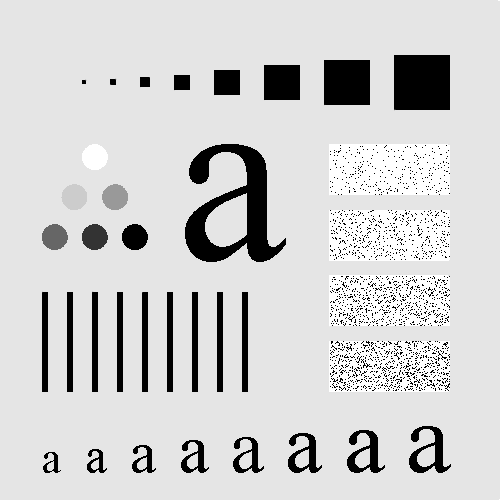
#> input picture HW3/test_pattern_blurring.tif, 500 x 500 px, found by its file name
$ python F_smoothen_sep.py
#> lines starting #> are read from the running program, lines starting #| are printed output that depends on the picture
### HW3/imgconvolution.py
import numpy as np

# [40 lines left out: function convol, not called in this run]


def convol_full(img, kernel):
    """
    Convolves a 2D image with a kernel using the full convolution method.

    Parameters:
        - img: the image to be convolved, a 2D numpy array
        - kernel: the kernel to convolve the image with

    Returns:
        - the convolved image numpy array with float values and padded zeros
    """
    if img.ndim != 2:
        raise ValueError('The image must be a 2D numpy array.')
    h, w = img.shape

    # Ensure the kernel is 2D
    if kernel.ndim == 1:
        kernel = kernel.reshape((1, -1))

    k_h, k_w = kernel.shape
    convol_img = np.zeros((h+k_h-1, w+k_w-1))
    rot_k = np.rot90(np.rot90(kernel))  # rotate the kernel 180 degrees

    # pad the image with zeros
    pad_h = k_h - 1
    pad_w = k_w - 1
    pad_img = np.zeros((h + 2 * pad_h, w + 2 * pad_w))
    pad_img[pad_h:pad_h + h, pad_w:pad_w + w] = img

    # convolve the image
    for i in range(h+k_h-1):
        for j in range(w+k_w-1):
            value = np.sum(pad_img[i:i + k_h, j:j + k_w] * rot_k)
            if value > 255:
                value = 255
            elif value < 0:
                value = 0
            convol_img[i,j] = value

    return convol_img

### HW3/F_smoothen_sep.py
from PIL import Image
import numpy as np
import imgconvolution as ic

def smooth_box(img, size):
    """
    Smooths an image using a box filter of size size * size.

    Parameters:
        - img: the image to be smoothed, a 2D numpy array
        - size: the size of the box filter, an odd integer

    Returns:
        - img_smoothed: the smoothed image
    """
    # kernel = np.ones((size, size)) / (size * size)
    # img_smoothed = ic.convol(img, kernel)

    h, w = img.shape
    pad_size = int((size - 1)/2)
    ker = np.ones((1, size))/size
    img_smoothed = ic.convol_full(img, ker)
    img_smoothed = ic.convol_full(img_smoothed, ker.T)[pad_size:pad_size + h, pad_size:pad_size + w]

    return img_smoothed


def smooth_gauss(img, sigma):
    """
    Smooths an image using a Gaussian filter with standard deviation sigma.

    Parameters:
        - img: the image to be smoothed
        - sigma: the standard deviation of the Gaussian filter

    Returns:
        - img_smoothed: the smoothed image
    """
    size = int(6 * sigma) + 1
    if size % 2 == 0:  # Ensure the size is odd
        size += 1

    h, w = img.shape
    pad_size = size//2
    # generate a 1D Gaussian kernel.
    x = np.arange(-pad_size, pad_size + 1)
    ker = np.exp(-0.5 * (x / sigma) ** 2)
    ker = ker / np.sum(ker)
    # ker = np.outer(ker, ker)
    # img_smoothed = ic.convol(img, ker)

    img_smoothed = ic.convol_full(img, ker)
    img_smoothed = ic.convol_full(img_smoothed, ker.T)
    img_smoothed = img_smoothed[pad_size:pad_size + h, pad_size:pad_size + w]

    return img_smoothed


# test
img_path = './HW3/test_pattern_blurring.tif'
# img_path = './HW3/ckt_board.tif'
img = np.array(Image.open(img_path).convert('L'))
#> img is the input picture: shape (500, 500); min 0, max 255, mean 207.4
# new_img = Image.fromarray(smooth_box(img, 3).astype('uint8'))
# img_smoothed = smooth_box(img, 7)

# convert the image to uint8
img_smoothed = smooth_gauss(img, 7)
#> in convol_full, `pad_img[pad_h:pad_h + h, pad_w:pad_w + w] = img`:
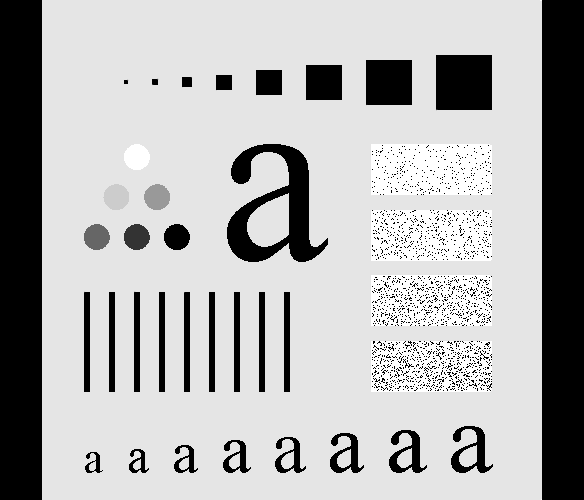
#> pad_img: shape (500, 584) float64; min 0, max 255, mean 177.5
#> after the loop in convol_full, `for i in range(h+k_h-1):`:
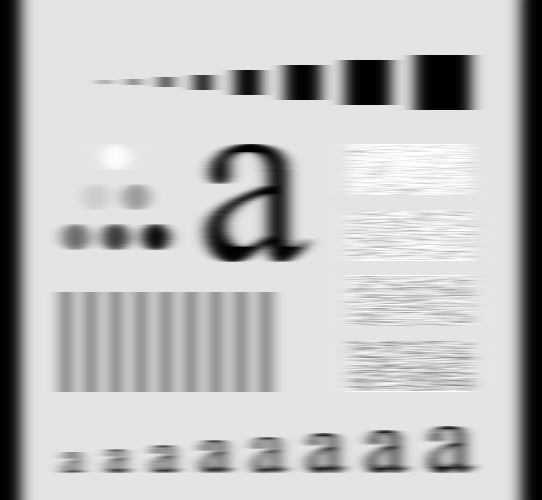
#> convol_img: shape (500, 542) float64; min 0, max 255, mean 191.3
#> in convol_full (call 2), `pad_img[pad_h:pad_h + h, pad_w:pad_w + w] = img`:
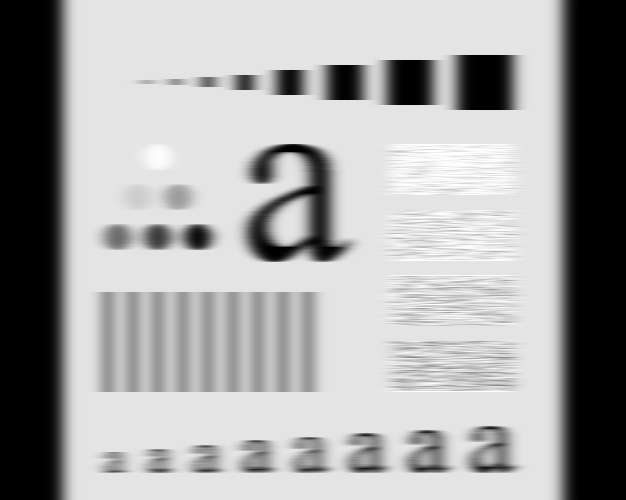
#> pad_img: shape (500, 626) float64; min 0, max 255, mean 165.6
#> after the loop in convol_full (call 2), `for i in range(h+k_h-1):`:
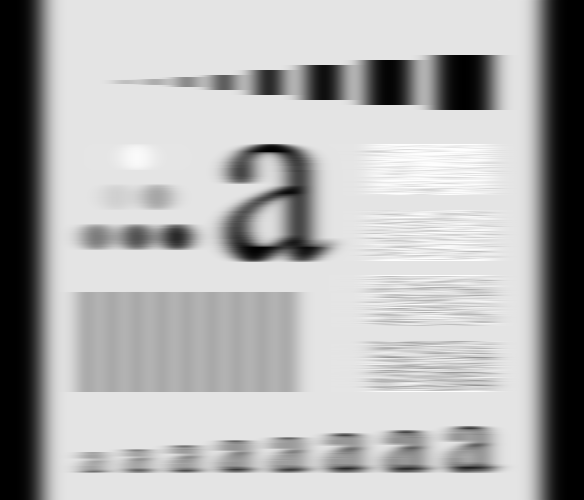
#> convol_img: shape (500, 584) float64; min 9.22e-05, max 255, mean 177.5
#> in smooth_gauss, `img_smoothed = img_smoothed[pad_size:pad_size + h, pad_size:pad_size +..`:
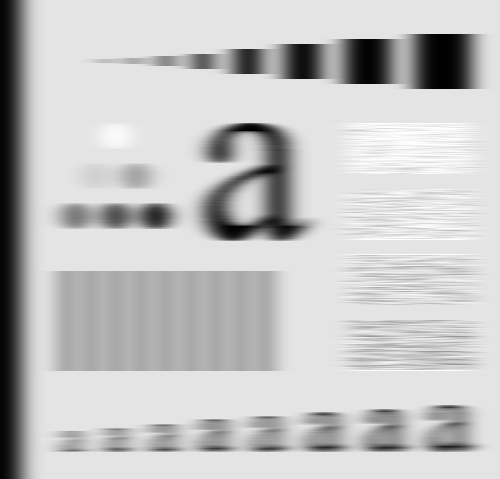
#> img_smoothed: shape (479, 500) float64; min 0.679, max 255, mean 196.8
img_smoothed = np.clip(img_smoothed, 0, 255)
new_img = Image.fromarray(img_smoothed.astype('uint8'))

new_img.show()
